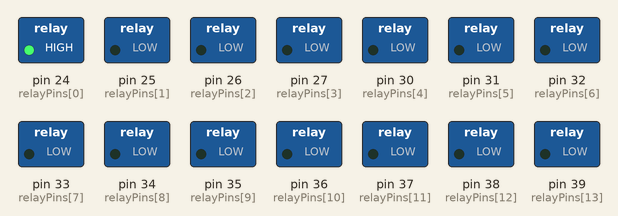
Bench run of a sketch on a simulated Arduino Mega 2560, built with avr-gcc and run on an emulated ATmega2560. Parts: switched loads named in the sketch (green lamp = pin HIGH).

Above: at 0.2 s.
At 2.2 s:
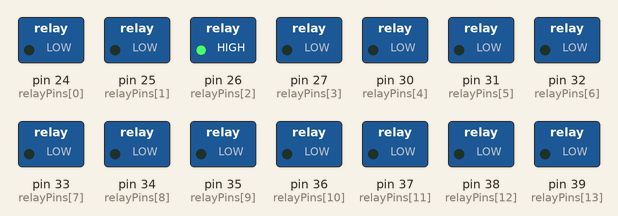
At 4.2 s:
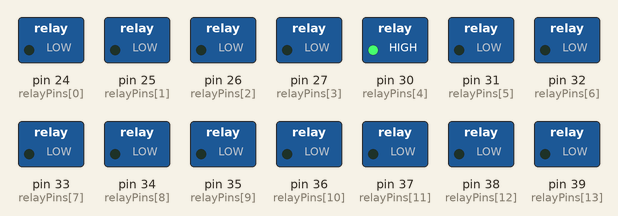
At 8.2 s:
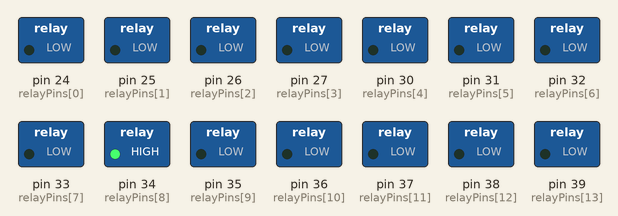
At 16.2 s:
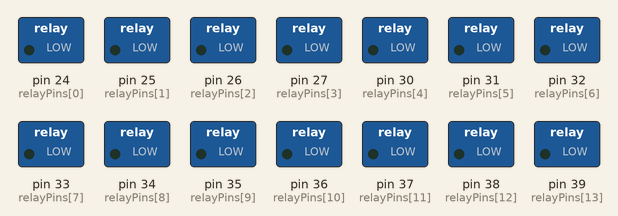
At 24.2 s:
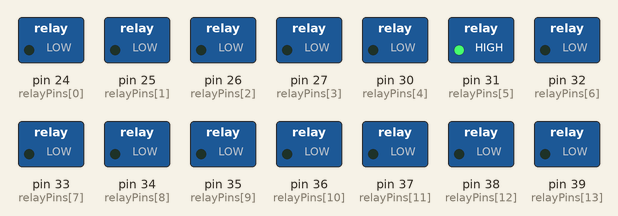
Timing chart, 0 to 24.7 s (numbered marks = the images above):
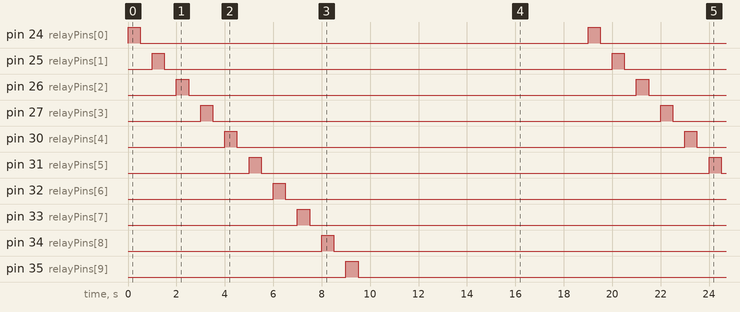

The sketch:

RelayCheck.ino
```cpp
// Arduino Megaでピン24〜25, 30〜39を順番に制御（0.5秒オン・0.5秒オフ、1周後5秒停止）

int relayPins[] = {
  24, 25, 26, 27,// 動力リレー・積層信号灯
  30, 31, 32, 33, 34, // 左モーター関連
  35, 36, 37, 38, 39  // 右モーター関連
};

void setup() {
  for (int i = 0; i < sizeof(relayPins) / sizeof(relayPins[0]); i++) {
    pinMode(relayPins[i], OUTPUT);
    digitalWrite(relayPins[i], LOW); // 初期状態：すべてOFF
  }
}

void loop() {
  int numPins = sizeof(relayPins) / sizeof(relayPins[0]);

  for (int i = 0; i < numPins; i++) {
    digitalWrite(relayPins[i], HIGH); // リレーON
    delay(500);                       // 0.5秒待機
    digitalWrite(relayPins[i], LOW);  // リレーOFF
    delay(500);                       // 0.5秒待機
  }

  delay(5000); // 一周後に5秒停止
}
```

Measured:
- by itself, pin 24 (relayPins[0]), pin 25 (relayPins[1]), pin 26 (relayPins[2]), pin 27 (relayPins[3]), pin 30 (relayPins[4]), pin 31 (relayPins[5]), pin 32 (relayPins[6]), pin 33 (relayPins[7]), pin 34 (relayPins[8]), pin 35 (relayPins[9]), pin 36 (relayPins[10]), pin 37 (relayPins[11]), pin 38 (relayPins[12]), pin 39 (relayPins[13]): alternates HIGH for 0.50 s and LOW for 18.5 s
- by itself, everything shown: repeats every 19.0 s, in 28 steps
